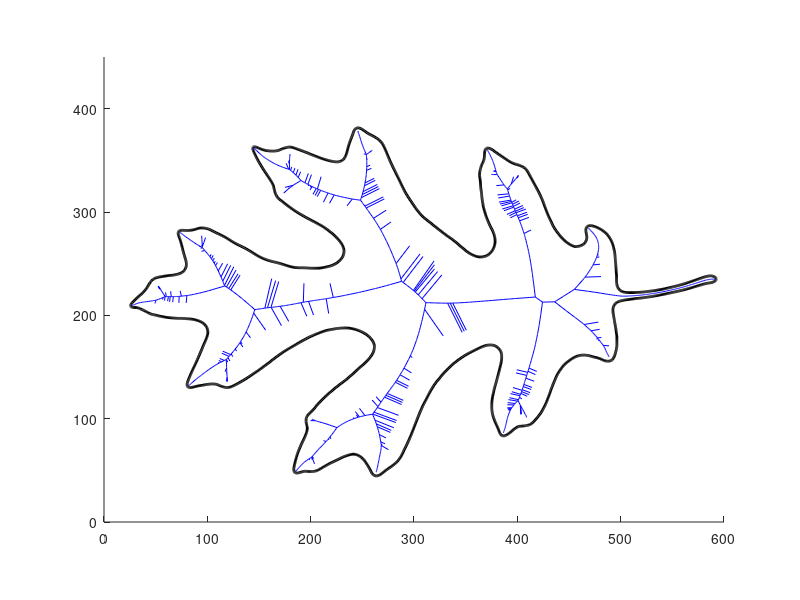

Source code (MATLAB):
%DEMO_POLYGONSKELETON  One-line description here, please.
%
%   output = demo_polygonSkeleton(input)
%
%   Example
%   demo_polygonSkeleton
%
%   See also
%
 
% ------
% Author: David Legland
% e-mail: david.legland@inrae.fr
% INRAE - BIA Research Unit - BIBS Platform (Nantes)
% Created: 2022-02-18,    using Matlab 9.10.0.1739362 (R2021a) Update 5
% Copyright 2022 INRAE.

% Note: this example require the "matGraphs" toolbox
% (https://github.com/mattools/matGraphs)

% read polygon data
poly = load('leaf_poly.txt');

% compute a smooth contour
poly2 = smoothPolygon(poly, 15);

% draw the polygon
figure; axis equal; axis([0 600 0 450]); hold on;
drawPolygon(poly2, 'color', 'k', 'linewidth', 2);

% compute skeleton
[vertices, adjList] = polygonSkeleton(poly2);
% convert adjacency list to an edge array
edges = adjacencyListToEdges(adjList);
% draw the skeleton graph
drawGraphEdges(vertices, edges, 'color', 'b');

print(gcf, 'demo_polygonSkeleton_leaf.png', '-dpng');
